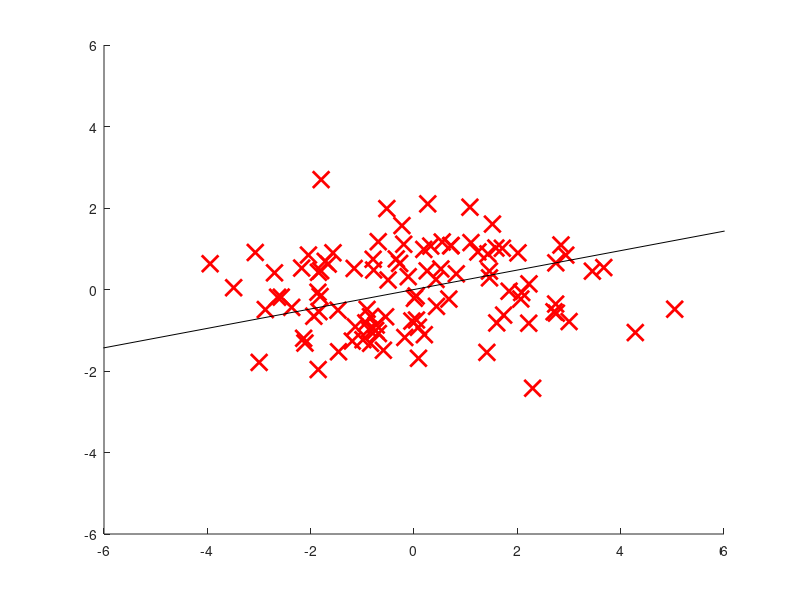

MATLAB code to generate this figure:
n=100; x=[2*randn(n,1) randn(n,1)];
%x=[2*randn(n,1) 2*round(rand(n,1))-1+randn(n,1)/3];
x=x-repmat(mean(x),[n,1]); x2=sum(x.^2,2);
yy=repmat(x2,1,n)+repmat(x2',n,1)-2*x*x';

e=10; h=1; l=exp(-yy/(2*h)); ll=sum(l)'/(n^2); 
t0=randn(2,1); t0=t0/norm(t0); c=pi*h;
for o=1:10000
  z=x*t0; z2=z.^2; zz=repmat(z2,1,n)+repmat(z2',n,1)-2*z*z';
  k=exp(-zz/(2*h)); kz=k.*(repmat(z',[n 1])-repmat(z,[1 n]));
  U=c*exp(-(zz+yy)/(4*h)); v=mean(kz.*l/h,2)-sum(kz,2).*ll/h;
  a=(U+0.1*eye(n))\v; g=(k.*l)*x/n-(k*x).*repmat(ll,[1 2]);
  t=t0+e*g'*a; t=t/norm(t);
  if norm(t-t0)<0.00001, break, end
  t0=t;
end

figure(1); clf; hold on; axis([-6 6 -6 6]);
plot(x(:,1),x(:,2),'rx','LineWidth',2,'MarkerSize',12);
plot(9*[-t(1) t(1)],9*[-t(2) t(2)],'k-');
